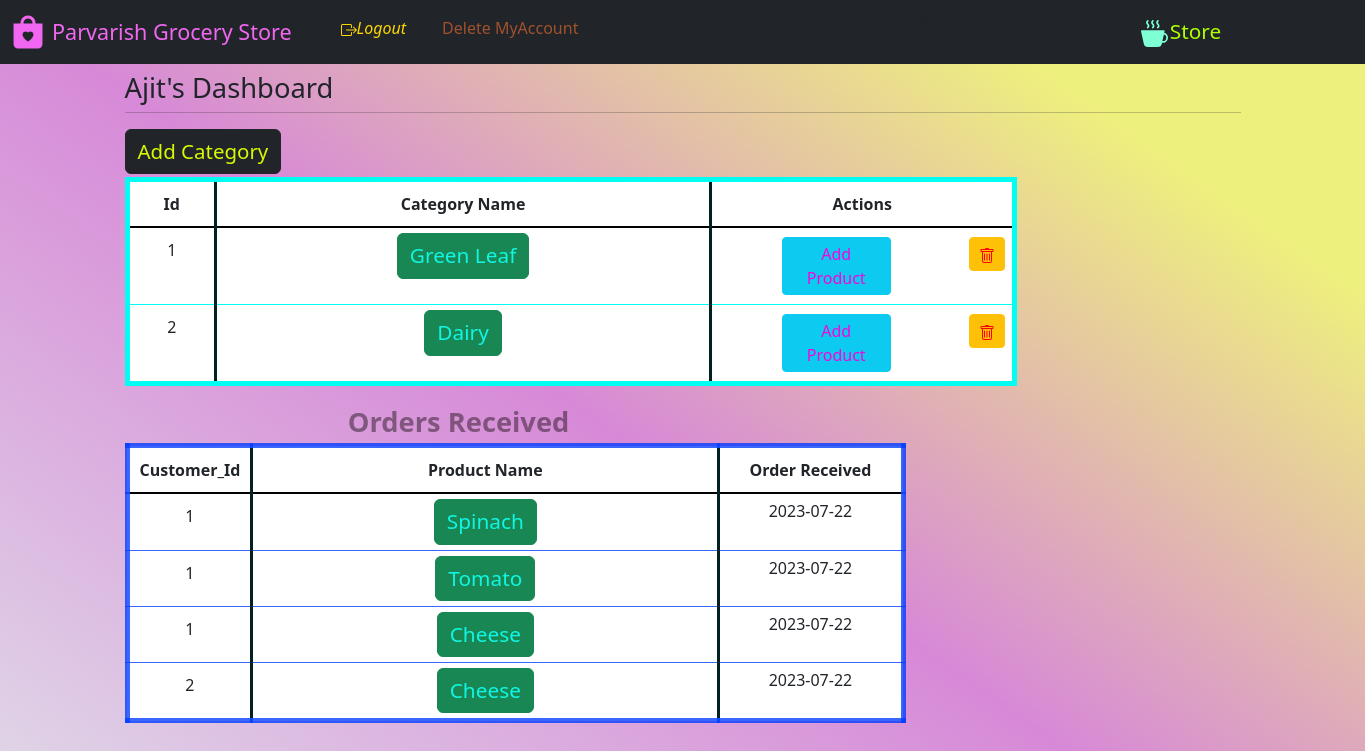
/manager_dash (signed in), run on the app's committed database.
### website/model.py (models this page shows)
class Store(db.Model, UserMixin):
    id = db.Column(db.Integer(), primary_key=True)
    role = db.Column(db.String(), nullable=False)
    email = db.Column(db.String(50), nullable=False, unique=True)
    username = db.Column(db.String(20), nullable=False, unique=False)
    password = db.Column(db.String(200), nullable=False)
    date_added = db.Column(db.Date, default=date.today())
    creates = db.relationship('Category', backref='managedBy')

class Category(db.Model):
    category_Name = db.Column(db.String(), nullable=False, unique=True)
    category_Id = db.Column(db.Integer(), primary_key=True)
    description = db.Column(db.String())
    managedBy_Id = db.Column(db.Integer(), db.ForeignKey('store.id'))
    catalog = db.relationship('Product', backref='parent')

class Ecom(db.Model):
    quantity_inCart = db.Column(db.Integer(), nullable=False)
    product_id = db.Column(db.Integer(), db.ForeignKey(
        'product.product_id'), primary_key=True)
    customer_id = db.Column(db.Integer(), db.ForeignKey(
        'customer.id'), primary_key=True)
    manager_id = db.Column(db.Integer(), nullable=False)
    product_name = db.Column(db.String(), nullable=False)
    date_added = db.Column(db.Date, default=date.today())

### website/views.py (the view, shortened to what this page needs)
@login_required
@Views.route('/manager_dash', methods=["GET", "POST"])
def Dash_manager():
    manager_id = session['id']
    manager = Store.query.get(manager_id)
    categories = Category.query.filter(
        Category.managedBy_Id == manager_id).all()
    orders_received = Ecom.query.filter(Ecom.manager_id == manager_id).all()
    return render_template('dash_m.html', categories=categories, name=manager.username, id=manager_id, orders=orders_received)

### website/auth.py (called while the page is built)
@App.login_manager.user_loader
def load_customer(id):
    if id is not None:
        return Customer.query.get(int(id))
    return None

### website/templates/dash_m.html (shortened to what this page needs)
{% extends "base.html" %} {% block title %}Store Admin{% endblock %}{% block
logout %}
<span
              id="logout"
              style="display: block inline-block; width: 600px"
            >
              <span style="margin: auto"
                ><i
                  ><a
                    class="nav-item nav-link"
                    style="float: left; color: rgb(255, 215, 0)"
                    href="/logout"
                    style="display: block; width: 10%; margin-left: 0px"
                    >Logout</a
                  ></i
                ></span
              ><span style="margin: auto"
                ><a
                  class="nav-item nav-link"
                  style="
                    float: left;
                    color: rgb(160, 82, 45);
                    width: 60%;
                    margin-left: 20px;
                  "
                  href="/delete_account/{{id}}"
                  onclick="return confirm('Are you sure you want to delete the account?');"
                  >Delete MyAccount</a
                ></span
              ></span
            >
{% endblock %}{% block cart %}<
 ><a
   class="nav-item nav-link"
   style="
     float: right;
     color: rgb(174, 255, 0);
     width: 40%;
     font-size: 1.3rem;
     margin-right: 20px;
   "
   href="/store"
   >Store
   </a
></span> {% endblock %} {% block content %}<section>
<h5>
  <span style="float: left; font-size: 2vw">{{ name }}'s Dashboard</span>
</h5>
<br />
<hr /></section>
<section>
<div>
  {% if categories|length == 0 %}
  <div class="alert alert-warning" role="alert">
    <p>None Categories, Added yet.</p>
    Press
    <button type="button" class="btn btn-dark btn-sm">
      <a
        href="{{url_for('views.Add_category')}}"
        class="alert-link;text-decoration: none;"
        style="
          /* background-color: green; */
          color: rgb(153, 43, 226);
          padding: 10px 10px; text-decoration: none;
        "
        >'Add Category'</a
      >
    </button>
    to add a new category
  </div>
  {% else %}
  <span style="float: left"
  >
    <a class="btn btn-dark"
      style="color: rgb(216, 249, 1); font-size: 1.5vw;text-decoration: none;"
      href="{{url_for('views.Add_category')}}"
      >Add Category</a
    >
  </span
>
<br>
<br>
  <table class="table table-hover"
    style="
      border: 5px solid rgb(0, 255, 242);
      /* background-color: #96d4d4; */
      width: 80%;
    "
  ><thead class="thead-dark">
    <tr align="center" style="border-bottom: 2px solid black">
      <th
        style="
          padding: 10px 10px;
          width: 10%;
          border-right: 3px solid rgb(3, 33, 31);
        "
      >
        Id
      </th>
      <th
        style="
          border-right: 3px solid rgb(3, 33, 31);
          padding: 10px 10px;
          width: 56%;
        "
      >
        Category Name
      </th>
      <th style=" padding: 10px 10px; width: 40%" colspan="2">
        Actions
      </th>
    </tr></thead>
    <tbody>
    {% for variety in categories %}
    <tr align="center" style="width: 100%">
      <td style="padding: 10px; border-right: 3px solid rgb(3, 33, 31)">
        {{ variety.category_Id }}
      </td>
      <td
        style="width: 50%; padding: 5px; border-right: 3px solid rgb(3, 33, 31)"
      >
        <a class="btn btn-success"
            style="color: rgb(16, 246, 227);text-decoration: none;font-size: 1.3em"
            href="/manager_dash/category_catalog/{{ variety.category_Id }}"
            >{{ variety.category_Name }}</a
          ></button>
      </td>
      <td  >
        <strong><a class="btn btn-info btn-sm" style="width:47%;color:rgb(246, 5, 218);font-size: 1em;margin:1px" href="/manager_dash/category_create/{{ variety.category_Id }}" style="text-decoration: none;"
          >Add Product</a
        ></strong>
      </td>
      <td >
      <strong><a class="btn btn-warning btn-sm"  onclick="return confirm('Are you sure to delete?')" style="width:100%; color: red;text-decoration: none;font-size: 1em;margin:1px" href="/manager_dash/delete_category/{{ variety.category_Id }}"></a></strong></button>
      </td></tr>
    </tr></tbody>
    {% endfor %}
  </table>
  {% endif %}
</div></section>
<section>
  <strong><span class="text-center" style="font-size:2vw;margin-left:20%;color:rgba(10, 0, 3, 0.426)">Orders Received</span></strong>
  <table class="table table-hover"
    style="
      border: 5px solid rgba(0, 60, 255, 0.781);
      /* background-color: #96d4d4; */
      width: 70%;
    "
  ><thead class="thead-dark">
    <tr align="center" style="border-bottom: 2px solid black">
      <th
        style="
          padding: 10px 10px;
          width: 10%;
          border-right: 3px solid rgb(3, 33, 31);
        "
      >
        Customer_Id
      </th>
      <th
        style="
          border-right: 3px solid rgb(3, 33, 31);
          padding: 10px 10px;
          width: 65%;
        "
      >
        Product Name
    </th>
      <th style=" border-right: 3px solid rgb(3, 33, 31);padding: 10px 10px; width: 25%">
        Order Received
      </th>
    </tr></thead>
    <tbody>
    {% for record in orders %}
    <tr align="center" style="width: 100%">
      <td style="padding: 10px; border-right: 3px solid rgb(3, 33, 31)">
        {{ record.customer_id }}
      </td>
      <td
        style="width: 50%; padding: 5px; border-right: 3px solid rgb(3, 33, 31)"
      >
        <a class="btn btn-success"
            style="color: rgb(16, 246, 227);text-decoration: none;font-size: 1.3em"
            href=""
            >{{ record.product_name }}</a
          ></button>
      </td>
      <td  style="width: 50%; padding: 5px; border-right: 3px solid rgb(3, 33, 31)">{{ record.date_added }}
      </td>
      </tr>
    </tr></tbody>
    {% endfor %}
  </table></section>
{% endblock %}

### website/templates/base.html (shortened to what this page needs)
<!DOCTYPE html>
<html lang="en">
  <head>
    <link
      href="https://cdn.jsdelivr.net/npm/bootstrap@5.3.0/dist/css/bootstrap.min.css"
      rel="stylesheet"
    />
    <link
      rel="stylesheet"
      href="https://cdn.jsdelivr.net/npm/bootstrap-icons@1.10.5/font/bootstrap-icons.css"
    />
  </head>
  <body>
    <nav class="navbar navbar-expand-lg navbar-dark bg-dark">
      <div class="container-fluid">
        <div class="collapse navbar-collapse" id="navbar">
          <div class="navbar-nav">
            <a href="{{ url_for('views.Store_front') }}">
              <i
                class="bi bi-bag-heart-fill"
                style="
                  font-size: 2rem;
                  -webkit-text-stroke-width: 1px;
                  color: rgb(241, 103, 241);
                  width: 10%;
                "
              ></i>
            </a>
            <a
              href="{{ url_for('views.Store_front') }}"
              class="nav-item nav-link"
              style="
                color: rgb(241, 103, 241);
                font-size: 1.35em;
                text-decoration: none;
                display: block;
                width: 25%;
                margin-left: 0px;
              "
              >Parvarish Grocery Store</a
            ><span
              id="logout"
              style="display: block inline-block; width: 600px"
            >
              {% block logout %}{% endblock %}</span
            ><span
              id="logout"
              style="display: block inline-block; width: 600px"
            >
              {% block cart %}{% endblock %}</span
          </div>
        </div>
      </div>
    </nav>
    <div class="container" id="content">{% block content %}{% endblock %}</div>
  </body>
</html>

### website/templates/base.html (style rules this page uses)
.navbar { margin-bottom: 0; border-radius: 0; }
html { scroll-behavior: smooth; }
body { height: 1000px; background: linear-gradient( 35deg, #e2ecec 0%, #d789d7 51%, #eef07d 85% ); }

### data on the page
Store: username "Ajit"
Category: category_Id "1", category_Name "Green Leaf"
Category: category_Id "2", category_Name "Dairy"
Ecom: customer_id "1", product_name "Spinach", date_added "2023-07-22"
Ecom: customer_id "1", product_name "Tomato", date_added "2023-07-22"
Ecom: customer_id "1", product_name "Cheese", date_added "2023-07-22"
Ecom: customer_id "2", product_name "Cheese", date_added "2023-07-22"
